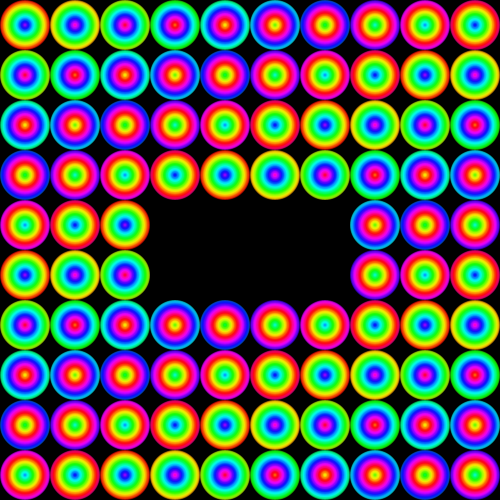
Frame 1 (no input)
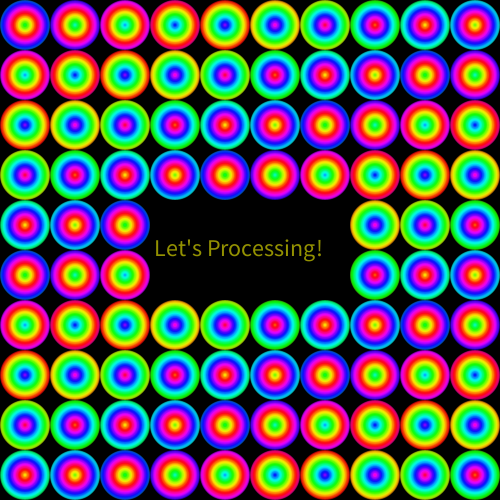
Frame 60 (the mouse pressed at the canvas centre just before this capture)
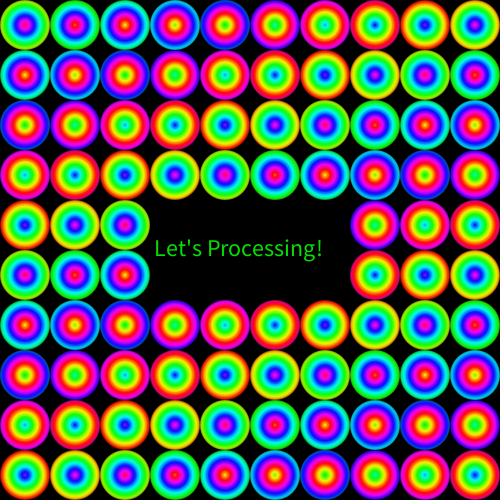
Frame 120 (the mouse held since frame 60 and released just before this capture)

The Processing sketch that drew these frames (run headless with seeded random() and noise(); from frame 60 on, the mouse is pressed at the canvas centre):

// Processing sketch: intro
// ── intro.pde
void setup() {
  size(500, 500);
  colorMode(HSB, 100);
}
int t = 0;
void draw() {
  background(0);
  noStroke();
  fill(100*(radians(t)%TWO_PI)/TWO_PI, 99, 99, 50*(1-cos(radians(20*t))));
  textSize(24);
  text("Let's Processing!", width/2-width/5.2, height/2+height/75);
  for (int k = 0; k < 10; ++k) { 
    for (int j = 0; j < 10; ++j) {
      if ((k < 4||k > 5)||(j < 3||j > 6)) {
        for (int i = 0; i < 40; ++i) {
          noStroke();
          fill((t+i*2+j*10+k*20)%100, 99, 99, 50);
          ellipse(width/20+width/10*j, height/20+height/10*k, width/10-i*width/400, height/10-i*height/400);
        }
      }
    }
  }
  ++t;
}
